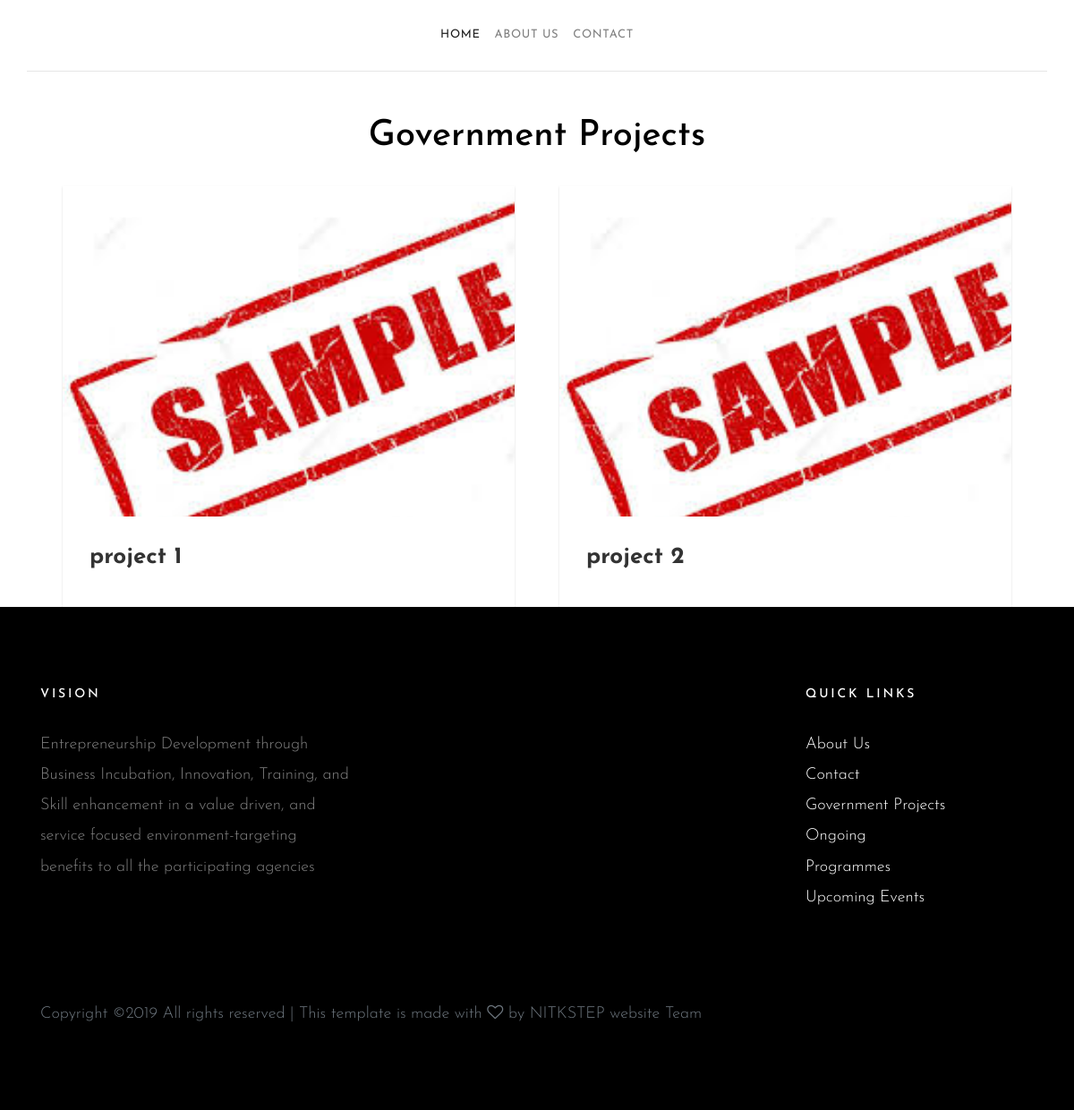
The app's page /step/govprojects/, older data.
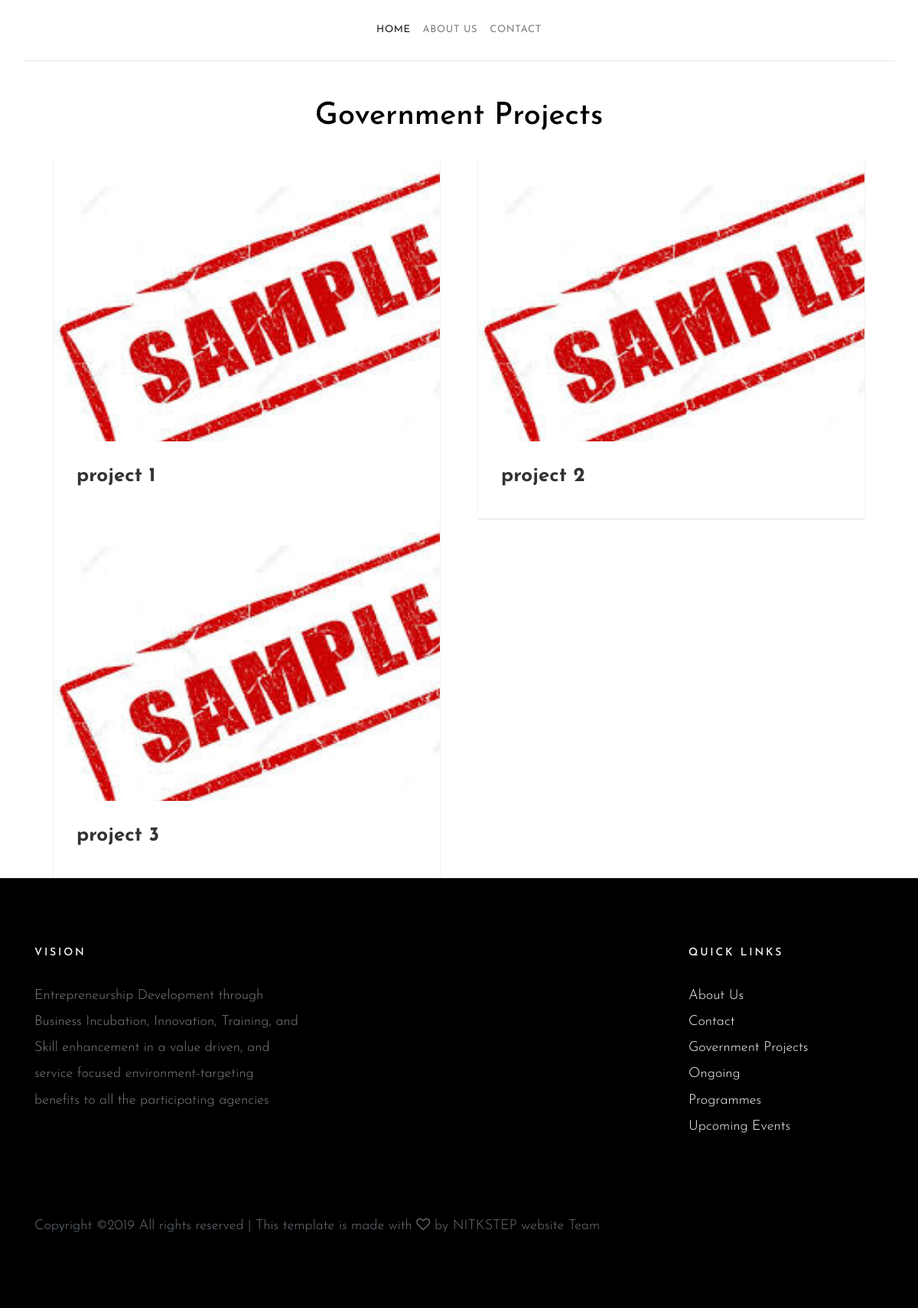
The same page, newer data.
### step/models.py (models this page shows)
class govtProjects(models.Model):
    image = models.ImageField(upload_to='documents/')
    title = models.CharField(max_length = 80, blank =  False  )
    description = models.TextField(blank =  False  )
    details = models.TextField(blank =  False  )

### step/views.py (the view)
# urls.py: path('govprojects/', views.gov_projects, name='gov_projects'),
def gov_projects(request):
    obj = govtProjects.objects.all()
    context = {'obj': obj,'type':"Government Projects"}
    return render(request, 'step/info.html', context)

### step/templates/step/info.html (shortened to what this page needs)
{% load static %}
<!DOCTYPE html>
<html lang="en">
<head>
    <link rel="stylesheet" href="https://cdnjs.cloudflare.com/ajax/libs/meyer-reset/2.0/reset.min.css">
    <link rel='stylesheet prefetch' href='http://maxcdn.bootstrapcdn.com/font-awesome/4.2.0/css/font-awesome.min.css'>
  <link rel='stylesheet prefetch' href="{% static 'step/css/__codepen_io_andytran_pen.css' %}">
        <link rel="stylesheet" href="{% static 'step/css/style.css' %}">
        <link rel="stylesheet" href="{% static 'step/th/css/bootstrap.css' %}">
        <link rel="stylesheet" href="{% static 'step/th/css/animate.css' %}">
        <link rel="stylesheet" href="{% static 'step/th/css/owl.carousel.min.css' %}">
        <link rel="stylesheet" href="{% static 'step/th/fonts/ionicons/css/ionicons.min.css' %}">
        <link rel="stylesheet" href="{% static 'step/th/fonts/fontawesome/css/font-awesome.min.css' %}">
        <link rel="stylesheet" href="{% static 'step/th/fonts/flaticon/font/flaticon.css' %}">
        <link rel="stylesheet" href="{% static 'step/th/css/style.css' %}">
</head>
<body>
  <header role="banner">
      <nav class="navbar navbar-expand-md  navbar-light bg-light">
          <div class="container">
            <div class="collapse navbar-collapse" id="navbarMenu">
              <ul class="navbar-nav mx-auto">
                <li class="nav-item">
                  <a class="nav-link active" href="/step/">Home</a>
                </li>
                <li class="nav-item">
                  <a class="nav-link" href="#">About Us</a>
                </li>
                <li class="nav-item">
                  <a class="nav-link" href="#">Contact</a>
                </li>
              </ul>
            </div>
          </div>
        </nav>
        <div class="container logo-wrap">
            <div class="row pt-5">
              <div class="col-12 text-center">
                <h1 class="mb-4><a href="#">{{ type }}</a></h1>
              </div>
            </div>
          </div>
  </header>
  <section class="blog-post-area section-margin mt-4">
    <div class="container">
     {% for ob in obj %}
     <div class="column">
                    <div class="post-module" onclick="function2({{ ob.id }})">
                        <div class="thumbnail">
                          <img src="{% get_media_prefix %}{{ ob.image }}"/>
                      </div>
                      <div class="post-content">
                      <h1 class="title">{{ ob.title }}</h1>
                      </div>
                    </div>
                  </div>
                  {% endfor %}
                </div></section>
    <footer class="site-footer">
        <div class="container">
          <div class="row mb-5">
            <div class="col-md-4">
              <h3>Vision</h3>
              <p>Entrepreneurship Development through Business Incubation, Innovation, Training, and Skill enhancement in a value driven, and service focused environment-targeting benefits to all the participating agencies</p>
            </div>
            <div class="col-md-6 ml-auto">
              <div class="row">
                <div class="col-md-6"></div>
                <div class="col-md-4">
                  <div class="mb-5">
                    <h3>Quick Links</h3>
                    <ul class="list-unstyled">
                      <li><a href="#">About Us</a></li>
                      <li><a href="#">Contact</a></li>
                      <li><a href="#">Government Projects</a></li>
                      <li><a href="#">Ongoing Programmes</a></li>
                      <li><a href="#">Upcoming Events</a></li>
                    </ul>
                  </div>
                </div>
              </div>
            </div>
          </div>
          <div class="row">
            <div class="col-md-12">
  Copyright &copy;<script>document.write(new Date().getFullYear());</script> All rights reserved | This template is made with <i class="fa fa-heart-o" aria-hidden="true"></i> by <a target="_blank">NITKSTEP website Team</a>
            </div>
          </div>
        </div>
      </footer>
</body>
</html>

### step/static/step/css/style.css (style rules this page uses)
body { background: #f2f2f2; font-family: 'proxima-nova-soft', sans-serif; font-size: 14px; -webkit-font-smoothing: antialiased; -moz-osx-font-smoothing: grayscale; }
.post-module { position: relative; z-index: 1; display: block; background: #FFFFFF; min-width: 270px; height: 470px; -webkit-box-shadow: 0px 1px 2px 0px rgba(0, 0, 0, 0.15); -moz-box-shadow: 0px 1px 2px 0px rgba(0, 0, 0, 0.15); box-shadow: 0px 1px 2px 0px rgba(0, 0, 0, 0.15); -webkit-transition: all 0.3s linear 0s; -moz-transition: all 0.3s linear 0s; -ms-transition: all 0.3s linear 0s; -o-transition: all 0.3s linear 0s; transition: all 0.3s linear 0s; }
.post-module .thumbnail { background: #000000; height: 400px; overflow: hidden; }
.post-module .thumbnail img { display: block; width: 120%; -webkit-transition: all 0.3s linear 0s; -moz-transition: all 0.3s linear 0s; -ms-transition: all 0.3s linear 0s; -o-transition: all 0.3s linear 0s; transition: all 0.3s linear 0s; }
.post-module .post-content { position: absolute; bottom: 0; background: #FFFFFF; width: 100%; padding: 30px; -webkti-box-sizing: border-box; -moz-box-sizing: border-box; box-sizing: border-box; -webkit-transition: all 0.3s cubic-bezier(0.37, 0.75, 0.61, 1.05) 0s; -moz-transition: all 0.3s cubic-bezier(0.37, 0.75, 0.61, 1.05) 0s; -ms-transition: all 0.3s cubic-bezier(0.37, 0.75, 0.61, 1.05) 0s; -o-transition: all 0.3s cubic-bezier(0.37, 0.75, 0.61, 1.05) 0s; transition: all 0.3s cubic-bezier(0.37, 0.75, 0.61, 1.05) 0s; }
.post-module .post-content .title { margin: 0; padding: 0 0 10px; color: #333333; font-size: 26px; font-weight: 700; }
.container { max-width: 800px; min-width: 640px; margin: 0 auto; }
.container:before, .container:after { content: ''; display: block; clear: both; }
.container .column { width: 50%; padding: 0 25px; -webkti-box-sizing: border-box; -moz-box-sizing: border-box; box-sizing: border-box; float: left; }

### step/static/step/th/css/style.css (style rules this page uses)
body { background: #fff; font-family: "Josefin Sans", arial, sans-serif; font-weight: 300; font-size: 18px; line-height: 1.9; color: #6c757d; }
a { -webkit-transition: .3s all ease; -o-transition: .3s all ease; transition: .3s all ease; text-decoration: none; }
h1, h2, h3, h4, h5 { color: #000; font-family: "Josefin Sans", arial, sans-serif; }
header { position: relative; top: 0; left: 0; width: 100%; z-index: 5; font-weight: 400; background: #fff !important; }
header .navbar-collapse { position: relative; }
header .navbar { padding-top: 0; padding-bottom: 0; background: transparent !important; }
header .navbar .nav-link { padding: 1.7rem 1rem; font-size: 13px; outline: none !important; text-transform: uppercase; letter-spacing: .05em; }
.navbar > .container { border-bottom: 1px solid #e6e6e6; }
.site-footer { background-size: cover; background-position: center center; background-repeat: no-repeat; padding: 5em 0; background: #000; }
.site-footer a { color: #fff; }
.site-footer h3 { color: #fff; margin-bottom: 30px; font-size: 14px; text-transform: uppercase; letter-spacing: .2em; }
.site-footer p { color: rgba(255, 255, 255, 0.5); }

Row changes from the older to the newer data that the page shows:
added govtProjects: image (picture), title "project 3"
